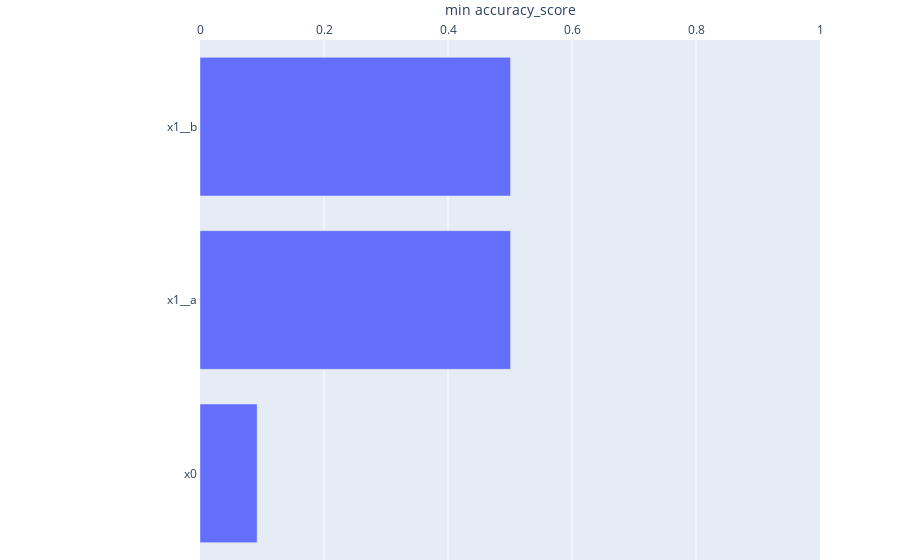

This figure's notebook cell:
### Code cell
explainer.plot_performance_ranking(X_cat, y_test, y_pred, metrics.accuracy_score, "min", inline=True)

### Figure 1 — Plotly figure (JSON) as saved in the notebook; plotly's stock layout.template omitted (floating-point values rounded to 4 significant figures)
{"data": [{"hoverinfo": "x", "orientation": "h", "type": "bar", "x": [0.09217, 0.5009, 0.5009], "y": ["x0", "x1__a", "x1__b"]}], "layout": {"margin": {"b": 0, "l": 200, "t": 40}, "xaxis": {"fixedrange": true, "range": [0, 1], "showline": true, "side": "top", "title": {"text": "min accuracy_score"}, "zeroline": false}, "yaxis": {"fixedrange": true, "showline": true, "zeroline": false}}}
